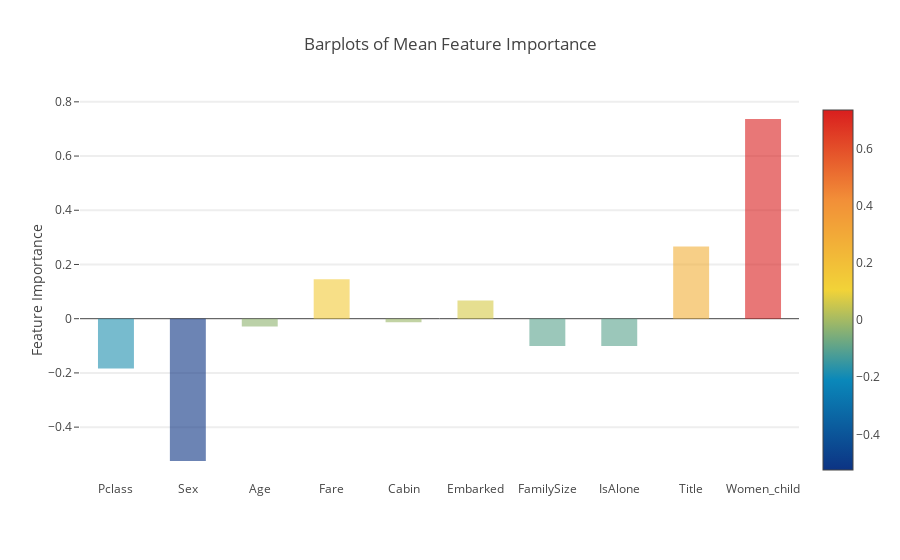

Notebook code cell kept with this figure:
### Code cell
y = feature_dataframe['mean'].values
x = feature_dataframe['features'].values
data = [go.Bar(
            x= x,
             y= y,
            width = 0.5,
            marker=dict(
               color = feature_dataframe['mean'].values,
            colorscale='Portland',
            showscale=True,
            reversescale = False
            ),
            opacity=0.6
        )]

layout= go.Layout(
    autosize= True,
    title= 'Barplots of Mean Feature Importance',
    hovermode= 'closest',
#     xaxis= dict(
#         title= 'Pop',
#         ticklen= 5,
#         zeroline= False,
#         gridwidth= 2,
#     ),
    yaxis=dict(
        title= 'Feature Importance',
        ticklen= 5,
        gridwidth= 2
    ),
    showlegend= False
)
fig = go.Figure(data=data, layout=layout)
iplot(fig, filename='bar-direct-labels')

### Figure 1 — Plotly figure (JSON) as saved in the notebook; plotly's stock layout.template omitted (floating-point values rounded to 4 significant figures)
{"data": [{"marker": {"color": [-0.1838, -0.5249, -0.0286, 0.1451, -0.01273, 0.06716, -0.101, -0.1011, 0.2661, 0.7367], "colorscale": "Portland", "reversescale": false, "showscale": true}, "opacity": 0.6, "type": "bar", "width": 0.5, "x": ["Pclass", "Sex", "Age", "Fare", "Cabin", "Embarked", "FamilySize", "IsAlone", "Title", "Women_child"], "y": [-0.1838, -0.5249, -0.0286, 0.1451, -0.01273, 0.06716, -0.101, -0.1011, 0.2661, 0.7367]}], "layout": {"autosize": true, "hovermode": "closest", "showlegend": false, "title": "Barplots of Mean Feature Importance", "yaxis": {"gridwidth": 2, "ticklen": 5, "title": "Feature Importance"}}}
